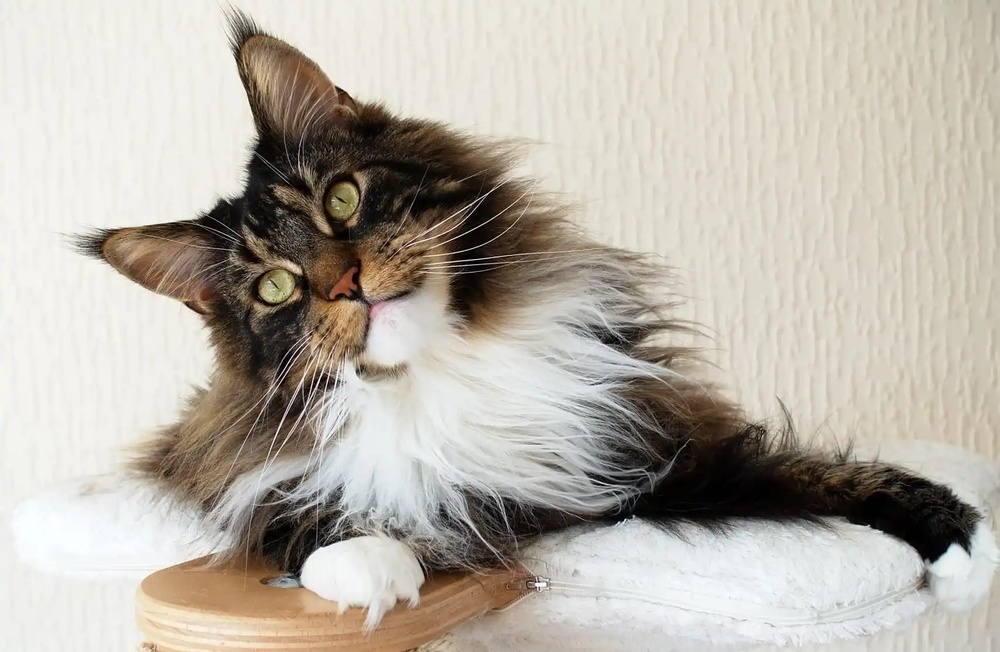
#> input picture _RandomBasicOperations/data/cat.jpg, 1000 x 652 px, shrunk from 1706 x 1113 before the run
$ jupyter execute 5-EdgeDetection_ErosionDilation.ipynb
#> lines starting #> are read from the running program, lines starting #| are printed output that depends on the picture; after the words box and inside, x2 and y2 are one past the last pixel; in counts of white or black regions, pixels touching at a corner belong together
[cell 1]
# General import
import os

# 3rd-party import
import cv2
import numpy as np
import matplotlib.pyplot as plt

# Local import

[cell 2]
img_path = '../data/cat.jpg'
img = cv2.imread(img_path)
#> img is the input picture: shape (652, 1000, 3); mean B, G, R 168.5, 178.8, 185

[cell 3]
img_rgb = cv2.cvtColor(img, cv2.COLOR_BGR2RGB)

# plt.figure(figsize=(8, 6))
plt.imshow(img_rgb)
plt.title("Image")
plt.axis('off')
plt.show()

[cell 4]
img_edge = cv2.Canny(img, 100, 200)
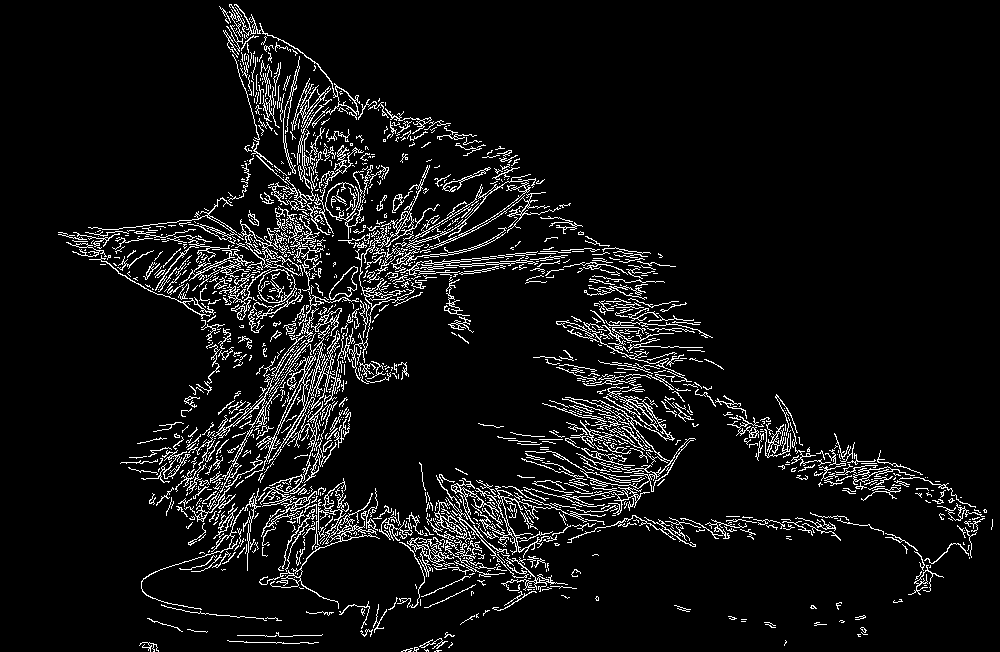
#> img_edge: shape (652, 1000); 6.9% white in thin lines or dots
img_edge_d = cv2.dilate(img_edge, np.ones((3, 3), dtype=np.int8))
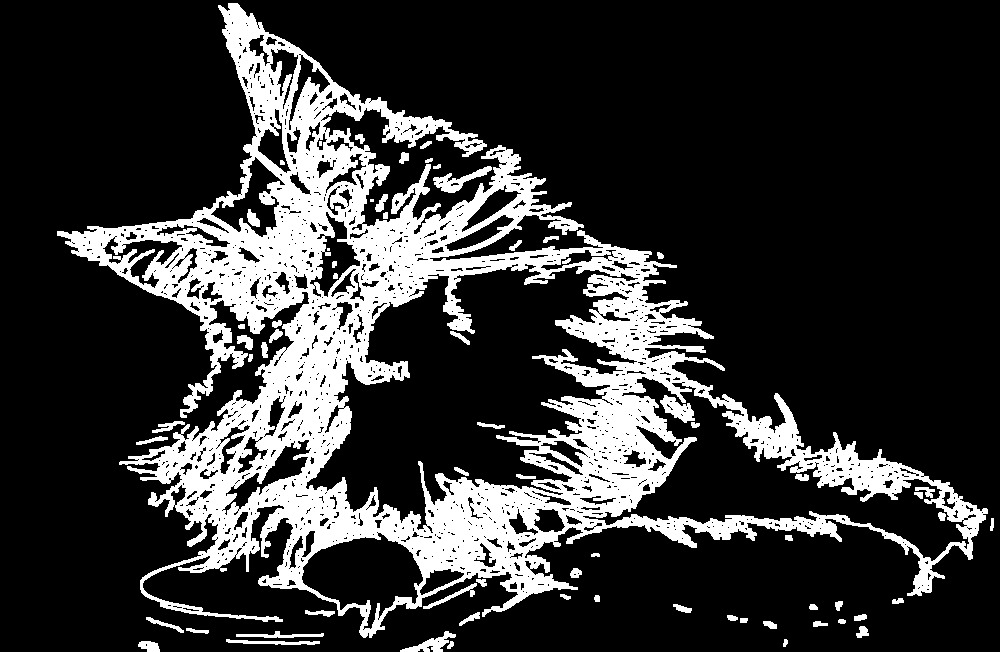
#> img_edge_d: shape (652, 1000); 20.6% white; 67 white regions (3 under 20 px), largest, box (x1, y1, x2, y2) and area: (57, 3, 988, 638) 128339, (433, 166, 492, 193) 544, (660, 395, 695, 423) 490
img_edge_e = cv2.erode(img_edge_d, np.ones((3, 3), dtype=np.int8))
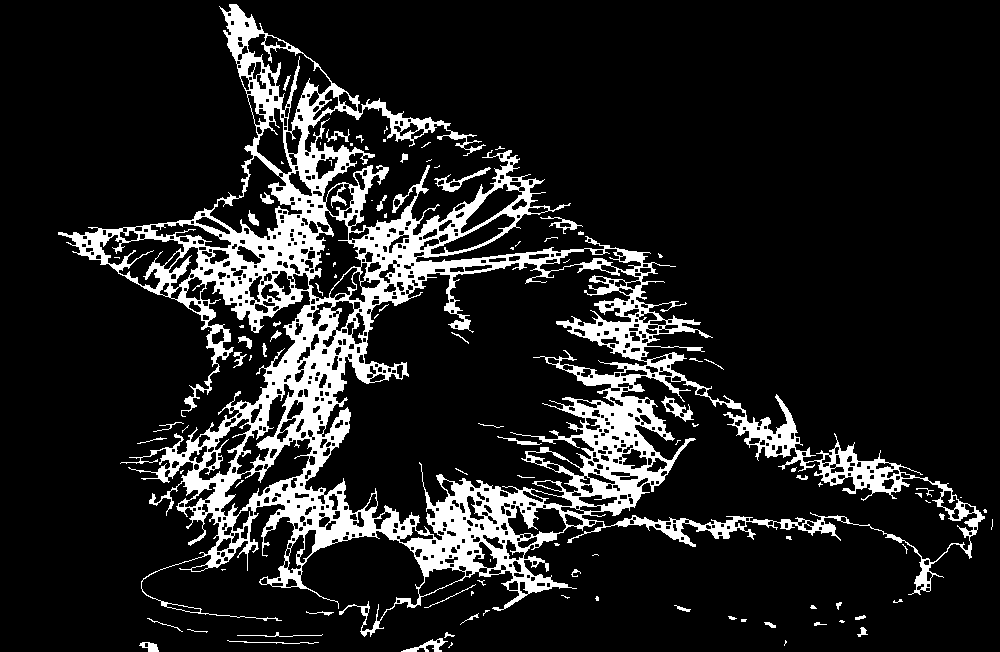
#> img_edge_e: shape (652, 1000); 13.1% white; 105 white regions (59 under 20 px), largest, box (x1, y1, x2, y2) and area: (58, 4, 985, 637) 82088, (434, 167, 491, 192) 290, (661, 396, 694, 422) 278

[cell 5]
fig, (ax1, ax2, ax3) = plt.subplots(1, 3, figsize=(15, 5))

ax1.imshow(img_edge, cmap='gray')
ax1.set_title("Canny edge detection")
ax1.axis('off')

ax2.imshow(img_edge_d, cmap='gray')
ax2.set_title("Dilation")
ax2.axis('off')

ax3.imshow(img_edge_e, cmap='gray')
ax3.set_title("Erosion")
ax3.axis('off')

plt.tight_layout()
plt.show()
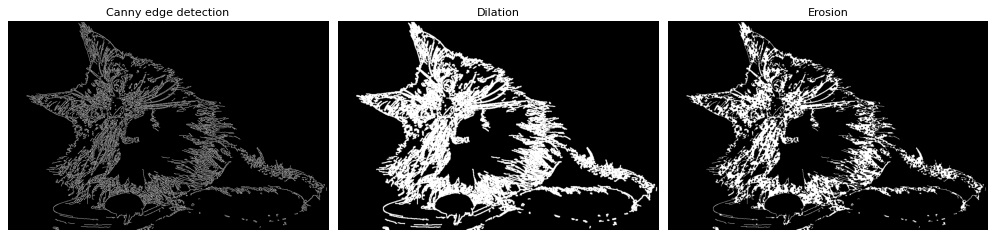
#> figure drawn by matplotlib, 3 panels
